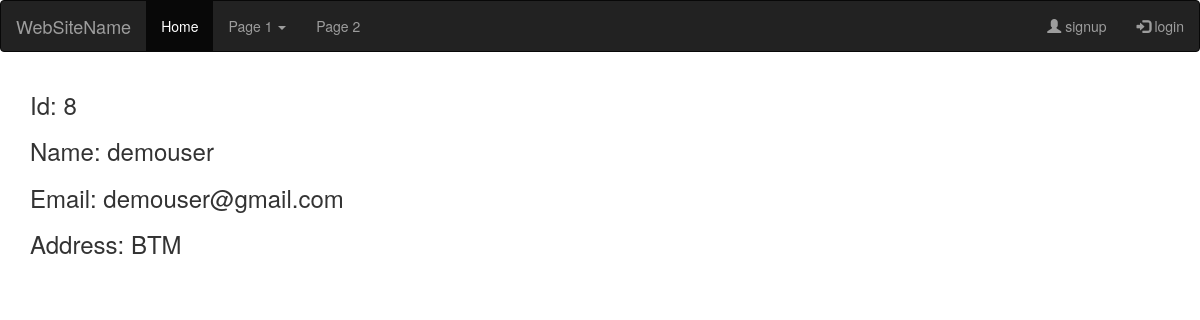
The app's page /view?id=8 with its own data.
### crud/models.py (models this page shows, shortened)
class Employee(models.Model):
    emp_name = models.CharField(max_length=50)
    emp_email = models.EmailField(unique=True)
    emp_address = models.CharField(max_length=250)
    class Meta:
        db_table = 'emp'

### crud/views.py (the view)
# urls.py: url(r'^view$', views.view),
def view(request):
    data = Employee.objects.get(id=request.GET['id'])
    return render(request, 'crud/view.html', {'data':data})

### crud/templates/crud/view.html
{% extends 'layout.html' %}
{% block content %}
 <h3> Id: {{ data.id }}</h3>
<h3> Name: {{ data.emp_name }}</h3>
<h3> Email: {{ data.emp_email }}</h3>
<h3> Address: {{ data.emp_address }}</h3>
{% endblock %}

### records on screen
Employee: id "8", emp_name "demouser", emp_email "demouser@gmail.com", emp_address "BTM"
